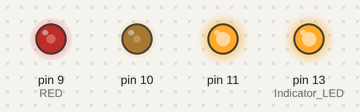
Recording of a sketch running on a simulated Arduino Uno, built with avr-gcc and run on an emulated ATmega328P. Parts: output pins drawn as LEDs (lit = HIGH). Random numbers use the default seed unless the sketch sets one; what the sketch prints to the serial monitor is not drawn.

Above: at 0.15 s.
At 0.9 s:
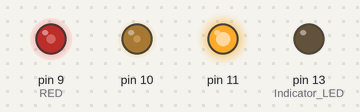
At 38.13 s:
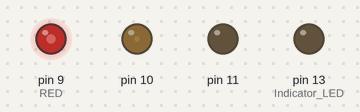
Timing chart, 0 to 40.0 s (numbered marks = the images above):
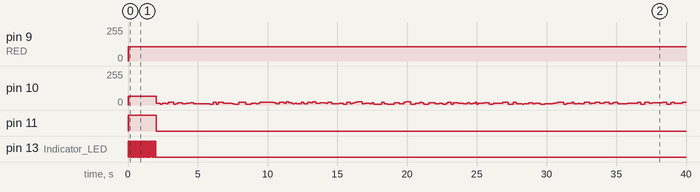

The sketch:

RGB_Halloween.ino
```cpp
// HSV fade/bounce for Arduino - scruss.com - 2010/09/12
// Note that there's some legacy code left in here which seems to do nothing
// but should do no harm ...

// don't futz with these, illicit sums later
#define Indicator_LED 13
#define RED       9 // pin for red LED
#define GREEN    10 // pin for green - never explicitly referenced
#define BLUE     11 // pin for blue - never explicitly referenced

#define SIZE    255
#define DELAY    20
#define HUE_MAX  6.0
#define HUE_DELTA 0.01//0.01

//Thunder

#define BETWEEN 4000//2579
#define DURATION 43
#define TIMES 7
//*********


//long deltas[3] = { 5, 6, 7 };
long rgb[3];
long rgb_tempo[3];
long rgbval;

//float rand;
boolean flag = false;

int val;
// for reasons unknown, if value !=0, the LED doesn't light. Hmm ...
// and saturation seems to be inverted
float hue=0.0, last_hue=0.0, saturation=1, value=1;

/*
chosen LED SparkFun sku: COM-09264
 has Max Luminosity (RGB): (2800, 6500, 1200)mcd
 so we normalize them all to 1200 mcd -
 R  250/600  =  107/256
 G  250/950  =   67/256
 B  250/250  =  256/256
 */
long bright[3] = { 107, 67, 256};
//long bright[3] = { 256, 256, 256};

long k, temp_value;
unsigned long lastTime = 0;
unsigned long lastTime_candle = 0;
int waitTime = 0;
int waitTime_candle = 100;


void setup () {
pinMode(Indicator_LED, OUTPUT);
digitalWrite(Indicator_LED, LOW);

Serial.begin(9600);/*Tempo*/

  randomSeed(analogRead(4));
  for (k=0; k<3; k++) {
    pinMode(RED + k, OUTPUT);
    rgb[k]=0;
    analogWrite(RED + k, rgb[k] * bright[k]/256);
  }
  //pinMode(MIC, INPUT);
  Serial.println("init fin");
}

void loop() {

/*TEST autogain code*/
//unsigned long startMillis= millis();  // Start of sample window
// Start of sample window

  /*hue += HUE_DELTA;
  if (hue > HUE_MAX) {
    hue=0.0;
  }*/

  //Thunder
  if (millis() - waitTime > lastTime)  // time for a new flash
  {
    // adjust timing params
    lastTime += waitTime;
    waitTime = 1000 + random(BETWEEN);

    rgb_tempo[0] = rgb[0];
    rgb_tempo[1] = rgb[1];
    rgb_tempo[2] = rgb[2];

    rgbval=HSV_to_RGB(1, 0, 1);
    //rgbval=HSV_to_RGB(hue, saturation, value);
    rgb[0] = (rgbval & 0x00FF0000) >> 16; // there must be better ways
    rgb[1] = (rgbval & 0x0000FF00) >> 8;
    rgb[2] = rgbval & 0x000000FF;

    //int occur = RandThunderOccur();
    //for (int i=0; i<occur ; i++)
    for (int i=0; i<random(TIMES) ; i++)
    {
      for (k=0; k<3; k++)
      { // for all three colours
        analogWrite(RED + k, rgb[k] * bright[k]/256);
        digitalWrite(Indicator_LED, HIGH);//Test
      }
      delay(30 + random(DURATION));
      for (k=0; k<3; k++)
      { // for all three colours
        analogWrite(RED + k, rgb_tempo[k] * bright[k]/256);
        digitalWrite(Indicator_LED, LOW);//Test

      }
      delay(10 + random(DURATION));
    }

  }
  //Candle
  else if (millis() - lastTime_candle >= waitTime_candle)  // time for a new flash
  {
    lastTime_candle = millis();
    waitTime_candle = 100 + random(300);

    //hue de 50 a 30
    //rgbval=HSV_to_RGB(float(5+random(29))/100, 1, 1);//Old
    rgbval=HSV_to_RGB(float(10+random(26))/100, 1, 1);
    //rgbval=HSV_to_RGB(hue, saturation, value);
    rgb[0] = (rgbval & 0x00FF0000) >> 16; // there must be better ways
    rgb[1] = (rgbval & 0x0000FF00) >> 8;
    rgb[2] = rgbval & 0x000000FF;
    for (k=0; k<3; k++) { // for all three colours
      analogWrite(RED + k, rgb[k] * bright[k]/256);
    }
  }
}

long HSV_to_RGB( float h, float s, float v ) {
  /* modified from Alvy Ray Smith's site: http://www.alvyray.com/Papers/hsv2rgb.htm */
  // H is given on [0, 6]. S and V are given on [0, 1].
  // RGB is returned as a 24-bit long #rrggbb
  int i;
  float m, n, f;

  // not very elegant way of dealing with out of range: return black
  if ((s<0.0) || (s>1.0) || (v<0.0) || (v>1.0)) {
    return 0L;
  }

  if ((h < 0.0) || (h > 6.0)) {
    return long( v * 255 ) + long( v * 255 ) * 256 + long( v * 255 ) * 65536;
  }
  i = floor(h);
  f = h - i;
  if ( !(i&1) ) {
    f = 1 - f; // if i is even
  }
  m = v * (1 - s);
  n = v * (1 - s * f);
  switch (i) {
  case 6:
  case 0:
    return long(v * 255 ) * 65536 + long( n * 255 ) * 256 + long( m * 255);
  case 1:
    return long(n * 255 ) * 65536 + long( v * 255 ) * 256 + long( m * 255);
  case 2:
    return long(m * 255 ) * 65536 + long( v * 255 ) * 256 + long( n * 255);
  case 3:
    return long(m * 255 ) * 65536 + long( n * 255 ) * 256 + long( v * 255);
  case 4:
    return long(n * 255 ) * 65536 + long( m * 255 ) * 256 + long( v * 255);
  case 5:
    return long(v * 255 ) * 65536 + long( m * 255 ) * 256 + long( n * 255);
  }
}

int RandThunderOccur() {
  int pourc = random(100+1);
  //Serial.println(pourc);

  //0%-20% = 20%
  if (pourc >0 & pourc <20)
  { Serial.println(1);return 1;} //1 tonerres

  //20%-50$ = 30%
  if (pourc >20 & pourc <50)
  { Serial.println(2);return 2;} //2 tonerres

  //50%-80% = 30%
  if (pourc >50 & pourc <80)
  { Serial.println(3);return 3;} //3 tonerres

  //80%-100% = 20%
  if (pourc >80)
  { Serial.println(111);return 4+random(3+1); }//entre 4 et 7 tonerres

  //return random(TIMES);
}
```

Measured:
- by itself, pin 9 (RED): 0/255 → 106/255 at 0.00 s
- by itself, pin 11: LOW → HIGH at 0.00 s, → LOW 0.04 s later, → HIGH 0.01 s later, → LOW 2.0 s later
- by itself, pin 13 (Indicator_LED): alternates HIGH for 0.05 s and LOW for 0.04 s, 48 changes in all, then stays LOW
